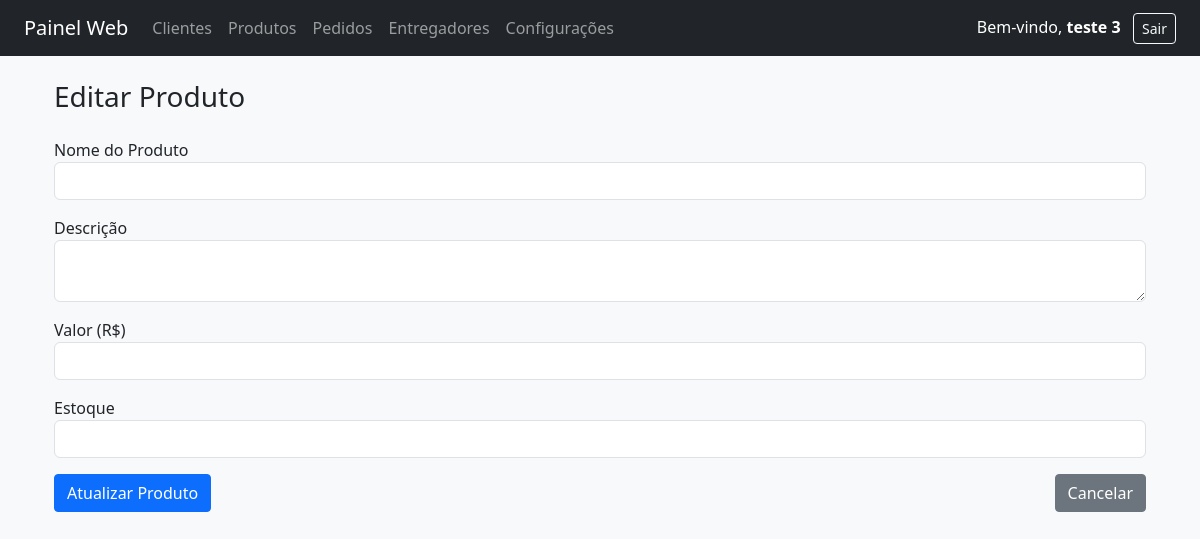
The app's page /produtos/editar/8 (signed in), older data.
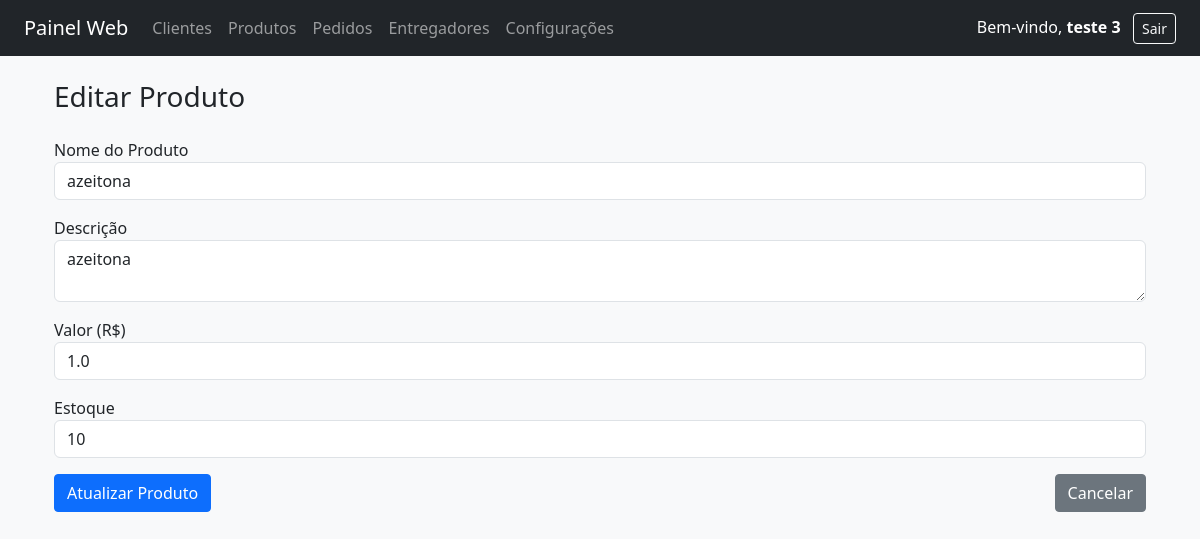
The same page, newer data.
### tables this page shows
CREATE TABLE "produtos" (
	`id`	INTEGER PRIMARY KEY AUTOINCREMENT,
	`nome`	TEXT NOT NULL,
	`descricao`	TEXT,
	`valor`	REAL NOT NULL,
	`estoque`	INTEGER NOT NULL
);

### routes/produtos.py (the view, shortened to what this page needs)
@bp_produtos.route("/produtos/editar/<int:id>", methods=["GET", "POST"])
def editar_produto(id):
    if "usuario" not in session:
        return redirect(url_for("usuarios.login"))
    con = get_conexao()
    cur = con.cursor()
    cur.execute("SELECT * FROM produtos WHERE id=?", (id,))
    produto = cur.fetchone()
    con.close()
    return render_template("produtos/editar_produto.html", produto=produto)

### main.py (called while the page is built)
def get_config():
    try:
        con = sqlite3.connect("painel.db")
        con.row_factory = sqlite3.Row
        cur = con.cursor()
        cur.execute("SELECT * FROM configuracoes LIMIT 1")
        config = cur.fetchone()
        con.close()
        return config
    except:
        return {}

@app.context_processor
def inject_config():
    config = get_config()
    return dict(config=config)

### routes/produtos.py (called while the page is built)
def get_conexao():
    con = sqlite3.connect(DB)
    con.row_factory = sqlite3.Row
    return con

### templates/produtos/editar_produto.html
{% extends "base.html" %}
{% block conteudo %}
<div class="container mt-4">
  <h3 class="mb-4">Editar Produto</h3>
  <form method="POST">
    <div class="mb-3">
      <label for="nome">Nome do Produto</label>
      <input type="text" name="nome" id="nome" class="form-control"
             value="{{ produto['nome'] }}" required>
    </div>
    <div class="mb-3">
      <label for="descricao">Descrição</label>
      <textarea name="descricao" id="descricao" class="form-control">{{ produto['descricao'] }}</textarea>
    </div>
    <div class="mb-3">
      <label for="valor">Valor (R$)</label>
      <input type="number" name="valor" id="valor" step="0.01" class="form-control"
             value="{{ produto['valor'] }}" required>
    </div>
    <div class="mb-3">
      <label for="estoque">Estoque</label>
      <input type="number" name="estoque" id="estoque" class="form-control"
             value="{{ produto['estoque'] }}">
    </div>
    <div class="d-flex justify-content-between">
      <button type="submit" class="btn btn-primary">Atualizar Produto</button>
      <a href="{{ url_for('produtos.listar_produtos') }}" class="btn btn-secondary">Cancelar</a>
    </div>
  </form>
</div>
{% endblock %}

Row changes from the older to the newer data that the page shows:
added produtos: nome "azeitona", descricao "azeitona", valor "1.0", estoque "10"
